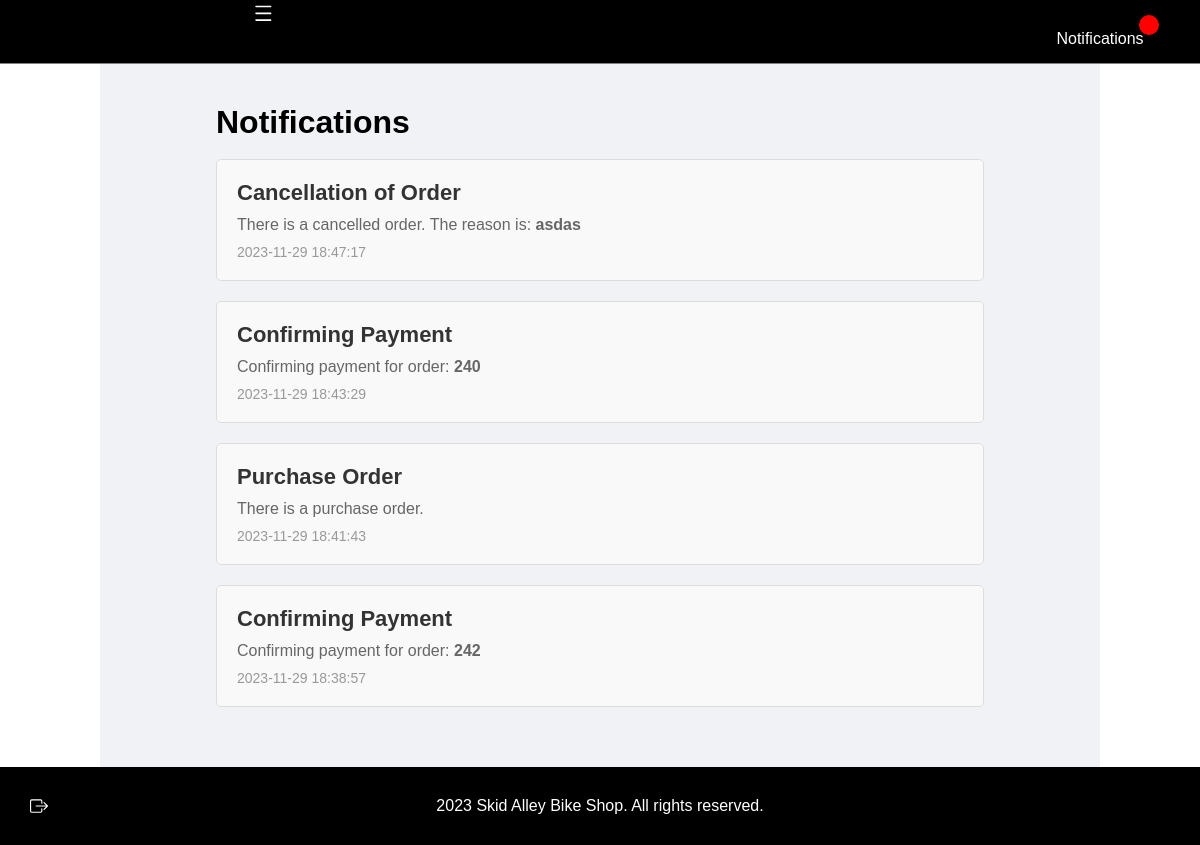
The page /admin/notifications-admin.php (signed in) on the database as committed earlier.
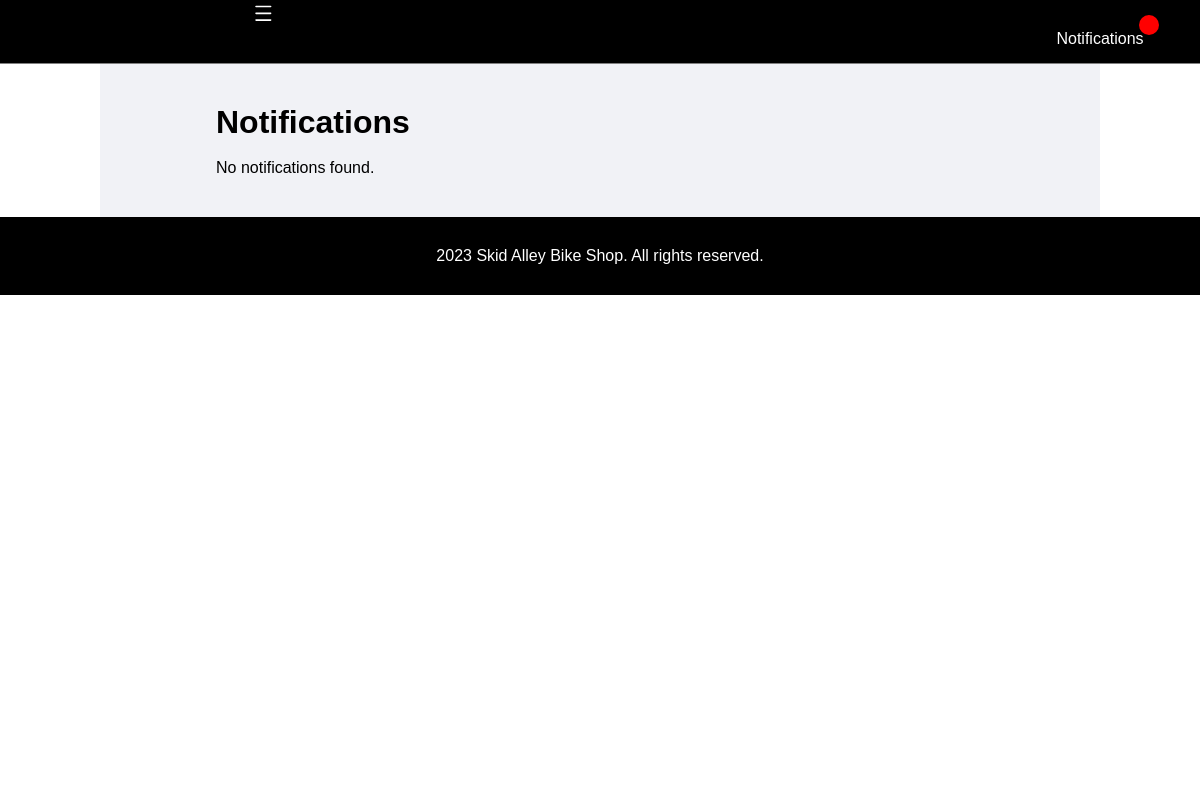
The same page on the database as committed later.
### tables this page shows
CREATE TABLE `admin_notifications` (
  `id` int(11) NOT NULL,
  `order_id` int(11) NOT NULL,
  `order_products_id` int(11) NOT NULL,
  `reason` text DEFAULT NULL,
  `notification_type` varchar(20) NOT NULL,
  `is_approved` tinyint(4) NOT NULL DEFAULT 0,
  `is_read` tinyint(1) NOT NULL DEFAULT 0,
  `timestamp` timestamp NOT NULL DEFAULT current_timestamp() ON UPDATE current_timestamp(),
  `gcash_receipts_id` int(11) DEFAULT NULL
);

### admin/notifications-admin.php (the view, shortened to what this page needs)
<?php include('partials/menu.php'); ?>
<link rel="stylesheet" href="https://cdnjs.cloudflare.com/ajax/libs/font-awesome/5.15.4/css/all.min.css">
<link rel="stylesheet" href="https://cdn.jsdelivr.net/npm/alertifyjs/build/css/alertify.min.css" />
<link rel="stylesheet" href="https://cdn.jsdelivr.net/npm/alertifyjs/build/css/themes/default.min.css" />
<div class="main-content">
    <div class="wrapper">
        <h1>Notifications</h1>
        <br>
        <?php
        $notificationSql = "SELECT * FROM admin_notifications ORDER BY timestamp DESC";
        $notificationResult = mysqli_query($conn, $notificationSql);
        if ($notificationResult) {
            if (mysqli_num_rows($notificationResult) > 0) {
                while ($row = mysqli_fetch_assoc($notificationResult)) {
                    $notificationId = $row['id'];
                    $message = $row['order_id'];
                    $reason = $row['reason'];
                    $timestamp = $row['timestamp'];
                    $order_id = $row['order_id'];
                    $isRead = $row['is_read'];
                    $isApproved = $row['is_approved'];
                    $notificationClass = $isRead ? 'notification-item' : 'notification-item unseen';
                    if ($isApproved == 0) {
                        $notificationType = "Cancellation of Order";
                    } elseif ($isApproved == 1) {
                        $notificationType = "Purchase Order";
                    } elseif ($isApproved == 2) {
                        $notificationType = "Order Received";
                    } elseif ($isApproved == 3) {
                        $notificationType = "Confirming Payment";
                    } else {
                        continue;
                    }
                    ?>
                    <div class="notifications">
                        <div class="<?php echo $notificationClass; ?>"
                             onclick="showAlertify('<?php echo $message; ?>', '<?php echo $reason; ?>', '<?php echo $timestamp; ?>', '<?php echo $order_id; ?>', '<?php echo $notificationId; ?>', '<?php echo $isApproved; ?>')">
                            <h3><?php echo $notificationType; ?></h3>
                            <?php if ($isApproved == 0) : ?>
                                <p>There is a cancelled order. The reason is: <strong><?php echo $reason; ?></strong></p>
                            <?php elseif ($isApproved == 1) : ?>
                                <p>There is a purchase order.</p>
                            <?php elseif ($isApproved == 2) : ?>
                                <p>Order has been received.</p>
                            <?php elseif ($isApproved == 3) : ?>
                                <p>Confirming payment for order: <strong><?php echo $order_id; ?></strong></p>
                            <?php endif; ?>
                            <span class="notification-date"><?php echo $timestamp; ?></span>
                        </div>
                    </div>
                    <?php
                }
            } else {
                echo "<p>No notifications found.</p>";
            }
        } else {
            echo "Error executing the query: " . mysqli_error($conn);
        }
        ?>
    </div>
</div>
<?php include('partials/footer.php'); ?>

Rows that differ between the two databases and show on the page:
removed admin_notifications: is_approved "Cancellation of Order", reason "asdas", timestamp "2023-11-29 18:47:17"
removed admin_notifications: is_approved "Confirming Payment", order "240", timestamp "2023-11-29 18:43:29"
removed admin_notifications: is_approved "Purchase Order", shows "There is a purchase order.", timestamp "2023-11-29 18:41:43"
removed admin_notifications: is_approved "Confirming Payment", order "242", timestamp "2023-11-29 18:38:57"
Other text that changed with them:
text now shown: "No notifications found."
